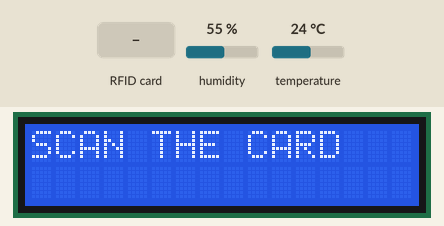
This sketch was run on a simulated ESP8266 (NodeMCU). On the bench: 16×2 character LCD. The test bench sets the inputs (shaded band); at power-on: humidity 55 %, temperature 24 °C. WiFi joins after 1.5 s; servers stay silent unless stated; random numbers use the default seed unless the sketch sets one; what the sketch prints to the serial monitor is not drawn.

Above: at 2.8 s.
2.9 s: RFID card 12 34 56 78 held to the reader
At 3.7 s:
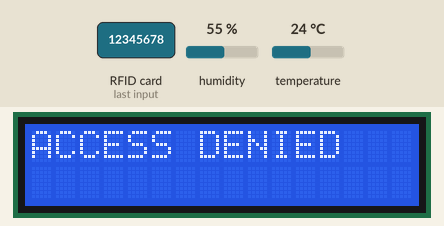
Timing chart, 0 to 5.9 s (numbered marks = the images above; inputs shaded):
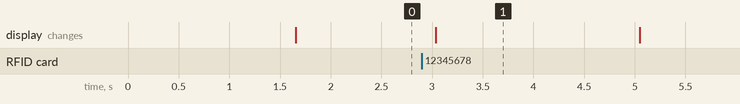

Measured:
- after the input at 2.9 s, the display: changes after 0.14 s (image 1)
- what the display in image 1 shows lasts 2.1 s, from 3.0 s to 5.1 s

The sketch:

RFID_test.ino
```cpp
#include <SPI.h>
#include "MFRC522.h"

//lcd
#include <LiquidCrystal_I2C.h>
LiquidCrystal_I2C lcd(0x27, 16, 2);

//buzzer
const int buzzer = D0;

#define BUZZER D0 // connect the buzzer to 2 pin
#define ACCESS_DELAY 2000
#define DENIED_DELAY 1000

#include <Wire.h>
#include "DHT.h"        // including the library of DHT11 temperature and humidity sensor
#define DHTTYPE DHT11   // DHT 11
#define dht_dpin D8

DHT dht(dht_dpin, DHTTYPE);
#include <ESP8266WiFi.h>
#include <ESP8266WebServer.h>
#include "webpageCode.h";
//------------------------------------------
ESP8266WebServer server(80);

const char* ssid = "MAJOR PROJECT";
const char* password = "12345678";

constexpr uint8_t RST_PIN = D1;     //unsigned char of length 255
constexpr uint8_t SS_PIN = D2;

//------------------------------------------

MFRC522 rfid(SS_PIN, RST_PIN); // Instance of the class
MFRC522::MIFARE_Key key;
//Adafruit_MLX90614 mlx = Adafruit_MLX90614();

String tag;
String data = "";
float temp;
String rfidreading;
void webpage()
{
  server.send(200, "text/html", webpageCode);
}
//=================================================================
void setup()
{
  Serial.begin(115200);
  dht.begin();

  SPI.begin(); // Init SPI bus
  rfid.PCD_Init(); // Init MFRC522
  WiFi.begin(ssid, password);
  while (WiFi.status() != WL_CONNECTED) {
    delay(500);
    Serial.print(".");
  }
  Serial.println();
  Serial.print("IP Address: "); Serial.println(WiFi.localIP());

  server.on("/", webpage);
  server.begin();

  Wire.begin(2, 0);
  lcd.init();   // initializing the LCD
  lcd.backlight(); // Enable or Turn On the backlight

  pinMode(BUZZER, OUTPUT);
  noTone(BUZZER);
  lcd.clear();
  lcd.setCursor(0,0);
  lcd.print("SCAN THE CARD");
}
//=================================================================
void loop()
{
  String access_name = "";
  float access_temp = 0.0;
  int access_status = 0;
  float t = dht.readTemperature();
  //Serial.println(t);

  server.handleClient();
  //if card is not present
  if ( ! rfid.PICC_IsNewCardPresent())
    return;
  //if card is present near the reader the bit by bit of 3sets transfer of values starts
  if (rfid.PICC_ReadCardSerial()) {
    Serial.println("I AM COMNG INSIDE");
    for (byte i = 0; i < 4; i++) {
      tag += rfid.uid.uidByte[i];
    }
    Serial.println(tag);

    if (tag == "5815234129") {
      rfidreading = "Nihal";
      Serial.println(rfidreading);
      if (t > 0.00) {
        temp = (random(97, 100));
      }

      data = "{\"Name\":\"" + String(rfidreading) + "\", \"Temperature\":\"" + String(temp) + "\"}";
      access_status = 1;
      access_name = String(rfidreading);
      access_temp = temp;
      server.on("/reader", []() {
        server.send(200, "text/html", data);
        data = "";
        //buzzer
        //tone(buzzer, 100); // Send 1KHz sound signal...
        //delay(3000);        // ...for 1 sec
        //noTone(buzzer);     // Stop sound...
        //delay(1000);
        //delay(ACCESS_DELAY);
      });
    }

    else if (tag == "24214176211") {
      rfidreading = "Chetan";
      Serial.println(rfidreading);
      if (t > 0.00) {
        temp = (random(97, 100));
      }
      data = "{\"Name\":\"" + String(rfidreading) + "\", \"Temperature\":\"" + String(temp) + "\"}";
      access_status = 1;
      access_name = String(rfidreading);
      access_temp = temp;
      server.send(200, "text/plane", data);
      //buzzer
      //tone(buzzer, 100); // Send 1KHz sound signal...
      //delay(3000);        // ...for 1 sec
      //noTone(buzzer);     // Stop sound...
      //delay(1000);
      //delay(ACCESS_DELAY);
    }

    else {
      access_status = 2;
      //buzzer
      //tone(buzzer, 300); // Send 1KHz sound signal...
      //delay(7000);        // ...for 1 sec
      //noTone(buzzer);     // Stop sound...
      //delay(1000);
    }
    delay(100);
    tag = "";
    rfid.PICC_HaltA();  //to take rest
    rfid.PCD_StopCrypto1();  //to stop encoding/decoding
    Serial.println(tag);

    switch (access_status){
      case 0:{
        lcd.clear();
        lcd.setCursor(0,0);
        lcd.print("SCAN THE CARD");
        break;
      }
      case 1:{
        lcd.clear();
        lcd.setCursor(0,0);
        lcd.print("ACCESS GRANTED");
        delay(800);
        lcd.clear();
        lcd.setCursor(0,0);
        lcd.print("NAME: "+access_name);
        lcd.setCursor(0,1);
        lcd.print("TEMP: "+String(access_temp)+" F");
        digitalWrite(BUZZER,HIGH);
        delay(400);
        digitalWrite(BUZZER,LOW);
        delay(600);
        lcd.clear();
        break;
      }
      case 2:{
        lcd.clear();
        lcd.setCursor(0,0);
        lcd.print("ACCESS DENIED");
        digitalWrite(BUZZER,HIGH);
        delay(2000);
        digitalWrite(BUZZER,LOW);
        break;
      }
    }
    access_status = 0;
    access_name = "";
    access_temp = 0.0;
  }
  lcd.clear();
  lcd.setCursor(0,0);
  lcd.print("SCAN THE CARD");
}
```

webpageCode.h
```cpp
const char webpageCode[] = R"=====(
<!doctype html>
<html>
<head>
  <title>Data Logger</title>
  <h1 style="text-align:center; color:red;">Contactless Employee attendece system</h1>
  <h3 style="text-align:center;">Employee Temperature Logger</h3>
  <style>
  canvas{
    -moz-user-select: none;
    -webkit-user-select: none;
    -ms-user-select: none;
  }
  /* Data Table Styling*/
  #dataTable {
    font-family: "Trebuchet MS", Arial, Helvetica, sans-serif;
    border-collapse: collapse;
    width: 100%;
    text-align: center;
  }
  #dataTable td, #dataTable th {
    border: 1px solid #000000;
    padding: 8px;
  }
  #dataTable tr:nth-child(even){background-color: #f2f2f2;}
  #dataTable tr:hover {background-color: #ddd;}
  #dataTable th {
    padding-top: 12px;
    padding-bottom: 12px;
    text-align: center;
    background-color: #3366ff;
    color: white;
  }
  </style>
</head>
<body>
<div>
  <table id="dataTable">
    <tr><th>Time</th><th>Name </th><th>Temperature (&deg;F)</th></tr>
  </table>
</div>
<br>
<br>
<script>
var Tvalues = [];
var Nvalues = [];
var timeStamp = [];
setInterval(function() {
  // Call a function repetatively with 5 Second interval
  getData();
}, 1000); //5000mSeconds update rate
function getData() {
  var xhttp = new XMLHttpRequest();
  xhttp.onreadystatechange = function() {
    if (this.readyState == 4 && this.status == 200) {
     //Push the data in array
  var time = new Date().toLocaleTimeString();
  var txt = this.responseText;
  var obj = JSON.parse(txt);
      Nvalues.push(obj.Name);
      Tvalues.push(obj.Temperature);
      timeStamp.push(time);
  //Update Data Table
    var table = document.getElementById("dataTable");
    var row = table.insertRow(1); //Add after headings
    var cell1 = row.insertCell(0);
    var cell2 = row.insertCell(1);
    var cell3 = row.insertCell(2);
    cell1.innerHTML = time;
    cell2.innerHTML = obj.Name;
    cell3.innerHTML = obj.Temperature;
    }
  };
  xhttp.open("GET", "reader", true); //Handle readData server on ESP8266
  xhttp.send();
}
</script>
</body>
</html>
)=====";
```
